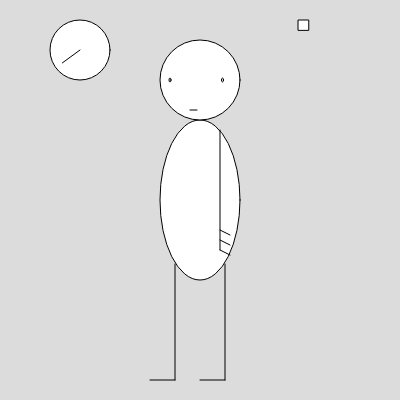
Frame 1 (no input)
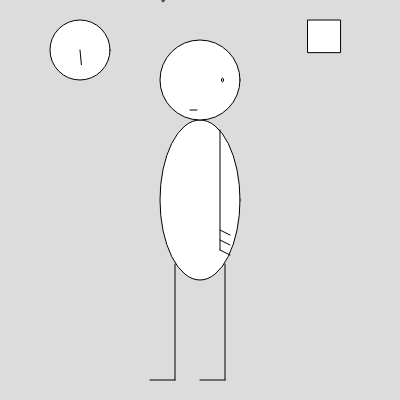
Frame 60 (no input)
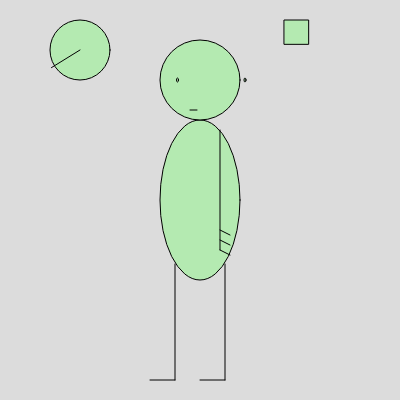
Frame 120 (the mouse pressed at the canvas centre since frame 60)

The p5.js sketch that drew these frames (run headless with seeded random() and noise() and a simulated clock; from frame 60 on, the mouse is pressed at the canvas centre):

// p5.js sketch
// ── sketch.js
let x1 = 170;
let x2 = 200;
let y = 80; 
let L = 20;
let shape1;
let shape2;

function setup() {
  createCanvas(400, 400)
  
  shape1 = new Shape(300,L);
  shape2 = new Shape(200,60)

}

  function draw(){   
  
    
  let rx1 = random(20,80)
  let rx2 = random(50,110)
  let ry = random(0,40)
  
  
  
  let a = random(0, 255);
  let b = random(0, 255);
  let c = random(0, 255);
  let d = random(0, 70)


 if(mouseIsPressed){
    fill(a, b, c)
    ellipse(mouseX, mouseY, d, d);
    //rect(x, y, d / 3, d);
  }
    
    //clear is to insure that the eyes won't just draw a line of eyes
  clear();
    
  background(220);
  drawBody();
  drawFace();
  drawArm();
  drawLegs();
  drawClock();
    
  shape1.display();
    

    
  L++;
  if(L > 400){
  L = 0;
  }
    
line(80,50,rx2,rx1)
    
if(mouseX>180){
  x1=mouseX-22.5;
} else {
  x1=163;
}
  
if(mouseX>165){
   x2=mouseX+22.5;
}  else {
   x2=200
}
    
    
if(mouseY>70){
  y=mouseY;
} if(mouseY>100){
  y=80;
} else{
  y=mouseY;
}
    
}
function drawBody(){
  ellipse(200,200,80,160)
  circle(200,80,80)
      
}
function drawFace(){
  //ellipse(170,80,2,4) left eye
  //ellipse(215,80,2,4) right eye
  ellipse(x1,y,2,4) //must find way to put put where the eyes can and can't go.
      
  ellipse(x2+22.5,80,2,4)
  stroke(1)
  line(190,110,197,110)
      
}
function drawArm(){
  line(220,130,220,250)
  line(220,250,230,255)
  line(220,240,230,245)
  line(220,230,230,235)
      
}
function drawLegs(){
  stroke(1)
  line(175,264,175,380)
  line(225,264,225,380)
  line(200,380,225,380)
  line(150,380,175,380)
      
}
function drawClock(){
  circle(80,50,60)

  
}

// ── pagethree.html
<!DOCTYPE html>
<html>
  <head>
    <meta charset="utf-8">
    <title>Net Art title</title> <!-- put your net art project title here -->
    <link rel="stylesheet" type="text/css" href="main.css">
  </head>
      <body>
      <h3><a href="">page 2</a></h3>
      <h3><a href="">page 3</a></h3>
      </body>
    </html>
// ── pagetwo.html
<!DOCTYPE html>
<html>
  <head>
    <meta charset="utf-8">
    <title>second page</title> <!-- put your net art project title here -->
    <link rel="stylesheet" type="text/css" href="main.css">
  </head>
      <body>
      <h3><a href="">page 2</a></h3>
      <h3><a href="">page 3</a></h3>
      </body>
    </html>
// ── shapes.js
class Shape{
  constructor(_xPos, _yPos) {
    this.xPos = _xPos;
    this.yPos = _yPos;
  }
  
  display(){
     let x1 = random(0,60)
     let y1 = random(0,400)
     let x2 = random(-30,30)
    // let y2 = random(0,40)
    // let x3 = random(0,40)
    // let y3 = random(0,40)
    // let x4 = random(0,40)
    // let y4 = random(0,40)
    // quad(x1-this.xPos,y1-this.yPos,x2+this.xPos,y2-this.yPos,x3+this.xPos,y3+this.yPos,x4+this.xPos,y4-this.yPos);
    square(this.xPos+x2, this.yPos, x1)
    
  }

}
